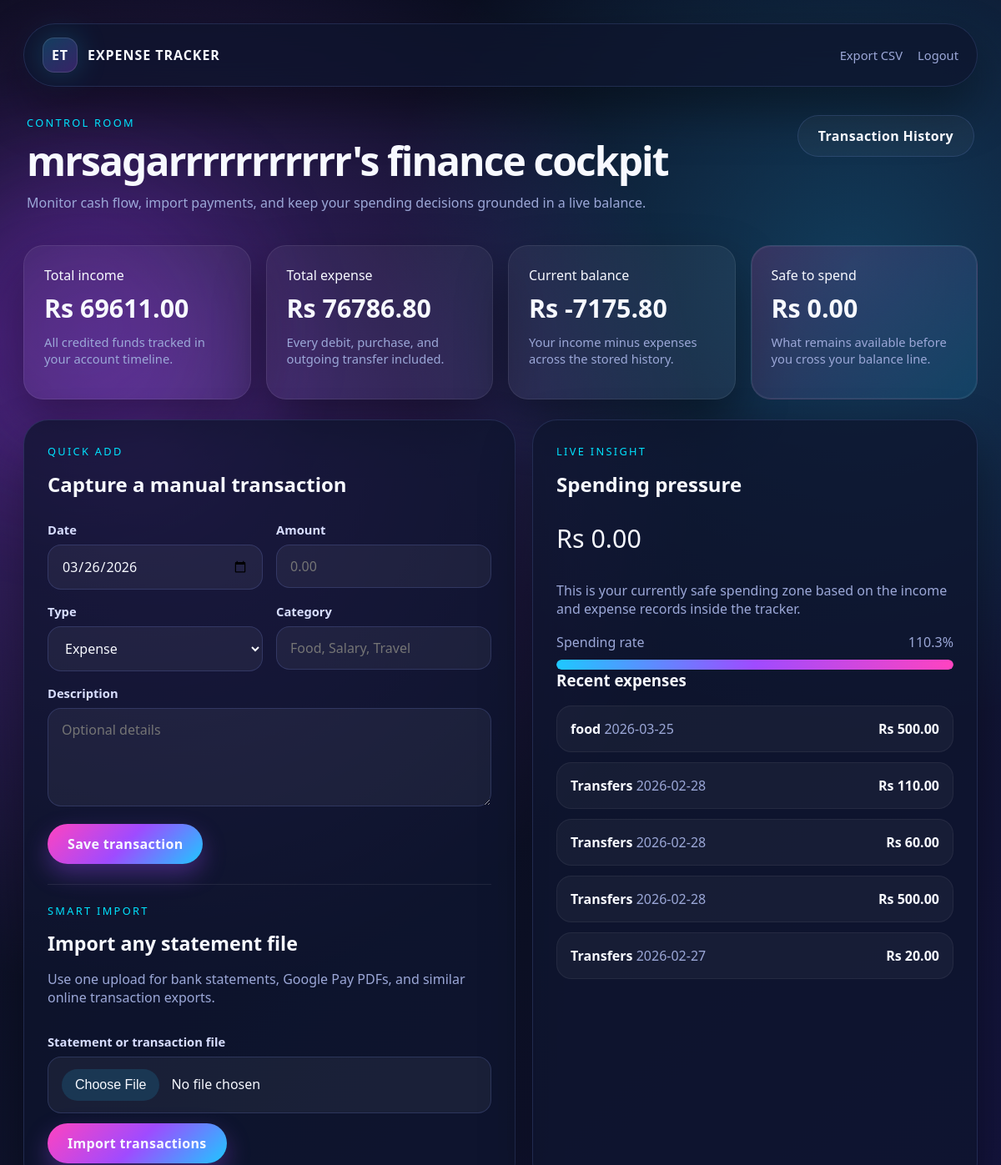
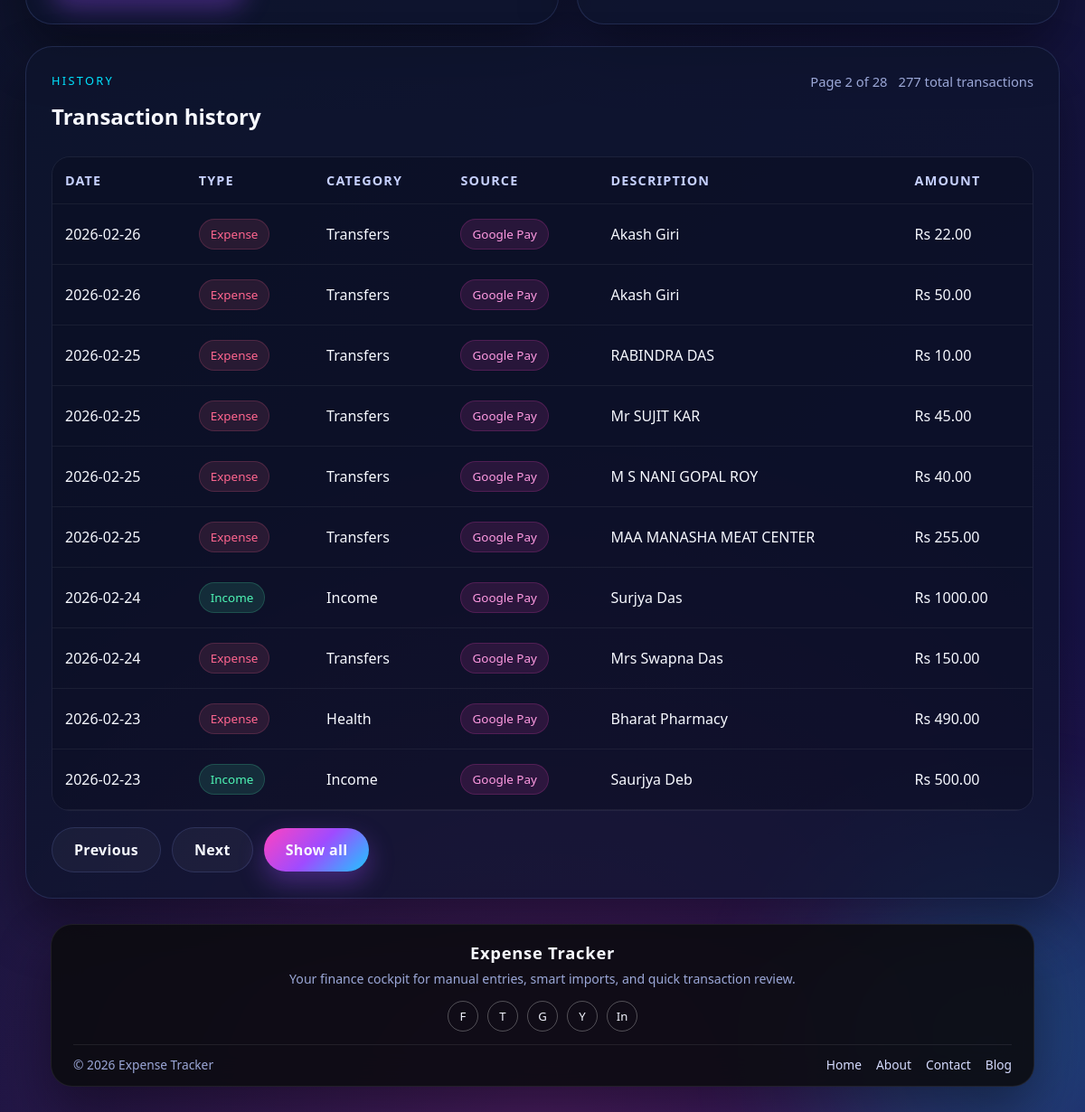
The page /dashboard?history=1&page=2 (signed in) on the database its author committed (2 pictures, top to bottom).
### tables this page shows
CREATE TABLE transactions (
        id INTEGER PRIMARY KEY AUTOINCREMENT,
        user_id INTEGER NOT NULL,
        amount REAL NOT NULL,
        type TEXT NOT NULL,  -- 'income' or 'expense'
        category TEXT,
        date TEXT,
        description TEXT, source TEXT NOT NULL DEFAULT 'manual', external_id TEXT,
        FOREIGN KEY (user_id) REFERENCES users(id)
    );

### App.py (the view)
@app.route("/dashboard")
@login_required
def dashboard():
    db = get_db()
    show_history = request.args.get("history") == "1"
    page_value = request.args.get("page", "1").strip()
    show_all = request.args.get("show") == "all"
    try:
        current_page = max(1, int(page_value))
    except ValueError:
        current_page = 1
    total_transactions = db.execute(
        """
        SELECT COUNT(*) AS total_count
        FROM transactions
        WHERE user_id = ?
        """,
        (session["user_id"],),
    ).fetchone()["total_count"]
    per_page = 10
    total_pages = max(1, (total_transactions + per_page - 1) // per_page) if total_transactions else 1
    if current_page > total_pages:
        current_page = total_pages
    if show_history and show_all:
        transactions = db.execute(
            """
            SELECT id, amount, type, category, date, description, source
            FROM transactions
            WHERE user_id = ?
            ORDER BY date DESC, id DESC
            """,
            (session["user_id"],),
        ).fetchall()
    elif show_history:
        offset = (current_page - 1) * per_page
        transactions = db.execute(
            """
            SELECT id, amount, type, category, date, description, source
            FROM transactions
            WHERE user_id = ?
            ORDER BY date DESC, id DESC
            LIMIT ? OFFSET ?
            """,
            (session["user_id"], per_page, offset),
        ).fetchall()
    else:
        transactions = []
    recent_expenses = db.execute(
        """
        SELECT id, amount, type, category, date, description, source
        FROM transactions
        WHERE user_id = ? AND type = 'expense'
        ORDER BY date DESC, id DESC
        LIMIT 5
        """,
        (session["user_id"],),
    ).fetchall()
    totals = db.execute(
        """
        SELECT
            COALESCE(SUM(CASE WHEN type = 'income' THEN amount END), 0) AS total_income,
            COALESCE(SUM(CASE WHEN type = 'expense' THEN amount END), 0) AS total_expense
        FROM transactions
        WHERE user_id = ?
        """,
        (session["user_id"],),
    ).fetchone()
    total_income = float(totals["total_income"] or 0)
    total_expense = float(totals["total_expense"] or 0)
    balance = total_income - total_expense
    can_spend = balance if balance > 0 else 0
    spending_rate = (total_expense / total_income * 100) if total_income > 0 else 0
    return render_template(
        "dashboard.html",
        transactions=transactions,
        total_income=total_income,
        total_expense=total_expense,
        balance=balance,
        can_spend=can_spend,
        spending_rate=spending_rate,
        recent_expenses=recent_expenses,
        source_labels=SOURCE_LABELS,
        show_history=show_history,
        current_page=current_page,
        total_pages=total_pages,
        total_transactions=total_transactions,
        show_all=show_all,
        has_previous=show_history and not show_all and current_page > 1,
        has_next=show_history and not show_all and current_page < total_pages,
        today=datetime.now().strftime("%Y-%m-%d"),
    )

### App.py (called while the page is built)
def get_db():
    if "db" not in g:
        g.db = sqlite3.connect(DATABASE_PATH)
        g.db.row_factory = sqlite3.Row
    return g.db

def login_required(view):
    @wraps(view)
    def wrapped_view(*args, **kwargs):
        if "user_id" not in session:
            flash("Please log in to continue.", "warning")
            return redirect(url_for("login"))
        return view(*args, **kwargs)
    return wrapped_view

@app.context_processor
def inject_user():
    return {
        "current_user": session.get("username"),
        "current_year": datetime.now().year,
        "static_version": int(os.path.getmtime(STYLESHEET_PATH)) if os.path.exists(STYLESHEET_PATH) else 1,
    }

### Templates/dashboard.html (shortened to what this page needs)
<!DOCTYPE html>
<html lang="en">
<head>
    <link rel="stylesheet" href="{{ url_for('static', filename='styles.css', v=static_version) }}">
</head>
<body class="dashboard-page">
    <div class="dashboard-shell">
        <nav class="nav-shell fade-up">
            <a class="brand-mark" href="{{ url_for('dashboard') }}">
                <span class="brand-icon">ET</span>
                <span>Expense Tracker</span>
            </a>
            <div class="nav-links">
                <a href="{{ url_for('export_csv') }}">Export CSV</a>
                <a href="{{ url_for('logout') }}">Logout</a>
            </div>
        </nav>
        <header class="topbar fade-up delay-1">
            <div>
                <p class="eyebrow">Control room</p>
                <h1>{{ current_user }}'s finance cockpit</h1>
                <p class="topbar-copy">
                    Monitor cash flow, import payments, and keep your spending decisions grounded in a live balance.
                </p>
            </div>
            <div class="inline-actions">
                <a class="ghost-btn" href="{{ url_for('dashboard', history=1) }}#history">Transaction History</a>
            </div>
        </header>
        <section class="stats-grid fade-up delay-1">
            <article class="stat-card">
                <span>Total income</span>
                <strong>Rs {{ "%.2f"|format(total_income) }}</strong>
                <p class="metric-copy">All credited funds tracked in your account timeline.</p>
            </article>
            <article class="stat-card">
                <span>Total expense</span>
                <strong>Rs {{ "%.2f"|format(total_expense) }}</strong>
                <p class="metric-copy">Every debit, purchase, and outgoing transfer included.</p>
            </article>
            <article class="stat-card">
                <span>Current balance</span>
                <strong>Rs {{ "%.2f"|format(balance) }}</strong>
                <p class="metric-copy">Your income minus expenses across the stored history.</p>
            </article>
            <article class="stat-card accent">
                <span>Safe to spend</span>
                <strong>Rs {{ "%.2f"|format(can_spend) }}</strong>
                <p class="metric-copy">What remains available before you cross your balance line.</p>
            </article>
        </section>
        <section class="content-grid fade-up delay-2">
            <article class="panel-card">
                <div class="section-title">
                    <div>
                        <p class="eyebrow">Quick add</p>
                        <h2>Capture a manual transaction</h2>
                    </div>
                </div>
                <form method="POST" action="{{ url_for('add_transaction') }}" class="app-form compact-grid">
                    <div>
                        <label for="date">Date</label>
                        <input id="date" type="date" name="date" value="{{ today }}" required>
                    </div>
                    <div>
                        <label for="amount">Amount</label>
                        <input id="amount" type="number" step="0.01" min="0.01" name="amount" placeholder="0.00" required>
                    </div>
                    <div>
                        <label for="type">Type</label>
                        <select id="type" name="type" required>
                            <option value="expense">Expense</option>
                        </select>
                    </div>
                    <div>
                        <label for="category">Category</label>
                        <input id="category" type="text" name="category" placeholder="Food, Salary, Travel" required>
                    </div>
                    <div class="full-span">
                        <label for="description">Description</label>
                        <textarea id="description" name="description" rows="4" placeholder="Optional details"></textarea>
                    </div>
                    <div class="full-span">
                        <button type="submit" class="primary-btn">Save transaction</button>
                    </div>
                </form>
                <div class="inline-import">
                    <div class="inline-import-copy">
                        <p class="eyebrow">Smart import</p>
                        <h3>Import any statement file</h3>
                        <p class="hero-text">
                            Use one upload for bank statements, Google Pay PDFs, and similar online transaction exports.
                        </p>
                    </div>
                    <form method="POST" action="{{ url_for('import_transactions_file') }}" enctype="multipart/form-data" class="app-form inline-import-form">
                        <div>
                            <label for="transaction_file">Statement or transaction file</label>
                            <input id="transaction_file" type="file" name="transaction_file" accept=".csv,.pdf,application/pdf,text/csv" required>
                        </div>
                        <div>
                            <button type="submit" class="primary-btn">Import transactions</button>
                        </div>
                    </form>
                </div>
            </article>
            <article class="panel-card insight-card">
                <div class="section-title">
                    <div>
                        <p class="eyebrow">Live insight</p>
                        <h2>Spending pressure</h2>
                    </div>
                </div>
                <p class="insight-amount">Rs {{ "%.2f"|format(can_spend) }}</p>
                <p class="hero-text">
                    This is your currently safe spending zone based on the income and expense records inside the tracker.
                </p>
                <div class="progress-meta">
                    <span>Spending rate</span>
                    <span>{{ "%.1f"|format(spending_rate) }}%</span>
                </div>
                <div class="progress-bar">
                    <div class="progress-fill" style="width: {{ 100 if spending_rate > 100 else spending_rate }}%;"></div>
                </div>
                <h3>Recent expenses</h3>
                <div class="mini-list">
                    {% if recent_expenses %}
                        {% for txn in recent_expenses %}
                            <div class="mini-list-item">
                                <div>
                                    <strong>{{ txn["category"] }}</strong>
                                    <span>{{ txn["date"] }}</span>
                                </div>
                                <strong>Rs {{ "%.2f"|format(txn["amount"]) }}</strong>
                            </div>
                        {% endfor %}
                    {% else %}
                        <p class="empty-state">No expenses added yet.</p>
                    {% endif %}
                </div>
            </article>
        </section>
        {% if show_history %}
        <section class="fade-up delay-3">
            <article class="panel-card" id="history">
                <div class="section-title">
                    <div>
                        <p class="eyebrow">History</p>
                        <h2>Transaction history</h2>
                    </div>
                    <div class="history-meta">
                        {% if show_all %}
                            <span>Showing all {{ total_transactions }} transaction{{ "" if total_transactions == 1 else "s" }}</span>
                        {% else %}
                            <span>Page {{ current_page }} of {{ total_pages }}</span>
                            <span>{{ total_transactions }} total transaction{{ "" if total_transactions == 1 else "s" }}</span>
                        {% endif %}
                    </div>
                </div>
                {% if transactions %}
                    <div class="table-wrap">
                        <table>
                            <thead>
                                <tr>
                                    <th>Date</th>
                                    <th>Type</th>
                                    <th>Category</th>
                                    <th>Source</th>
                                    <th>Description</th>
                                    <th>Amount</th>
                                </tr>
                            </thead>
                            <tbody>
                                {% for txn in transactions %}
                                    <tr>
                                        <td>{{ txn["date"] }}</td>
                                        <td><span class="tag {{ txn['type'] }}">{{ txn["type"].title() }}</span></td>
                                        <td>{{ txn["category"] }}</td>
                                        <td><span class="source-pill {{ txn['source'] }}">{{ source_labels.get(txn["source"], txn["source"].replace("_", " ").title()) }}</span></td>
                                        <td>{{ txn["description"] or "-" }}</td>
                                        <td>Rs {{ "%.2f"|format(txn["amount"]) }}</td>
                                    </tr>
                                {% endfor %}
                            </tbody>
                        </table>
                    </div>
                    <div class="history-controls">
                        {% if show_all %}
                            <a class="ghost-btn" href="{{ url_for('dashboard', history=1) }}#history">Paginated view</a>
                        {% else %}
                            {% if has_previous %}
                                <a class="ghost-btn" href="{{ url_for('dashboard', history=1, page=current_page - 1) }}#history">Previous</a>
                            {% else %}
                                <span class="ghost-btn disabled-btn">Previous</span>
                            {% endif %}
                            {% if has_next %}
                                <a class="ghost-btn" href="{{ url_for('dashboard', history=1, page=current_page + 1) }}#history">Next</a>
                            {% else %}
                                <span class="ghost-btn disabled-btn">Next</span>
                            {% endif %}
                            <a class="primary-btn" href="{{ url_for('dashboard', history=1, show='all') }}#history">Show all</a>
                        {% endif %}
                    </div>
                {% else %}
                    <p class="empty-state">No transactions yet. Start with a manual entry or import your data above.</p>
                {% endif %}
            </article>
        </section>
        {% endif %}
    </div>
    <footer class="site-footer">
        <div class="footer-shell">
            <div class="footer-main">
                <strong>Expense Tracker</strong>
                <p>Your finance cockpit for manual entries, smart imports, and quick transaction review.</p>
                <div class="footer-socials">
                    <span>F</span>
                    <span>T</span>
                    <span>G</span>
                    <span>Y</span>
                    <span>In</span>
                </div>
            </div>
            <div class="footer-meta">
                <span>&copy; {{ current_year }} Expense Tracker</span>
                <div class="footer-bottom-links">
                    <a href="{{ url_for('dashboard') }}">Home</a>
                    <a href="{{ url_for('dashboard', history=1) }}#history">About</a>
                    <a href="{{ url_for('export_csv') }}">Contact</a>
                    <a href="{{ url_for('dashboard', history=1) }}#history">Blog</a>
                </div>
            </div>
        </div>
    </footer>
</body>
</html>

### rows shown on the page
transactions: category "food", date "2026-03-25", amount "500.00"
transactions: category "Transfers", date "2026-02-28", amount "110.00"
transactions: category "Transfers", date "2026-02-28", amount "60.00"
transactions: category "Transfers", date "2026-02-28", amount "500.00"
transactions: category "Transfers", date "2026-02-27", amount "20.00"
transactions: date "2026-02-26", type "Expense", category "Transfers", get "Google Pay", description "Akash Giri", amount "22.00"
transactions: date "2026-02-26", type "Expense", category "Transfers", get "Google Pay", description "Akash Giri", amount "50.00"
transactions: date "2026-02-25", type "Expense", category "Transfers", get "Google Pay", description "RABINDRA DAS", amount "10.00"
transactions: date "2026-02-25", type "Expense", category "Transfers", get "Google Pay", description "Mr SUJIT KAR", amount "45.00"
transactions: date "2026-02-25", type "Expense", category "Transfers", get "Google Pay", description "M S NANI GOPAL ROY", amount "40.00"
transactions: date "2026-02-25", type "Expense", category "Transfers", get "Google Pay", description "MAA MANASHA MEAT CENTER", amount "255.00"
transactions: date "2026-02-24", type "Income", category "Income", get "Google Pay", description "Surjya Das", amount "1000.00"
transactions: date "2026-02-24", type "Expense", category "Transfers", get "Google Pay", description "Mrs Swapna Das", amount "150.00"
transactions: date "2026-02-23", type "Expense", category "Health", get "Google Pay", description "Bharat Pharmacy", amount "490.00"
transactions: date "2026-02-23", type "Income", category "Income", get "Google Pay", description "Saurjya Deb", amount "500.00"

### other values the page prints
{{ current_user }} "mrsagarrrrrrrrrrr"
{{ "%.2f"|format(total_income) }} "69611.00"
{{ "%.2f"|format(total_expense) }} "76786.80"
{{ "%.2f"|format(balance) }} "-7175.80"
{{ "%.2f"|format(can_spend) }} "0.00"
{{ "%.1f"|format(spending_rate) }} "110.3"
{{ current_page }} "2"
{{ total_pages }} "28"
{{ total_transactions }} "277"
{{ "" if total_transactions == 1 else "s" }} "s"
